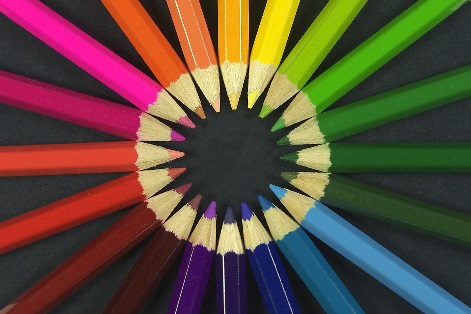
#> input picture Images/color_pencils.jpeg, 471 x 314 px; its folder holds only this picture in this run
$ python -i ImageMasking.py   (imports and definitions only)
#> lines starting #> are read from the running program, lines starting #| are printed output that depends on the picture; after the words box and inside, x2 and y2 are one past the last pixel; in counts of white or black regions, pixels touching at a corner belong together
from Globals import *


def imgMasking():
    # low=np.array([5,0,0])
    # high=np.array([15,255,255])

    for root, dirs,files in os.walk(images_folder):
        for i,file in enumerate(files):
            # while(low[2]!=255):
                # low[1:]=low[1:]+1
                # high[1:]=high[1:]-1

                path= os.path.join(root,file)
                img=cv.imread(path)
#> img is the input picture: shape (314, 471, 3); mean B, G, R 58.7, 74.9, 92.6
                # cv.imshow('orginal',img)

                hsv = cv.cvtColor(img,cv.COLOR_BGR2HSV)
#> hsv: shape (314, 471, 3); mean H, S, V 69.4, 125.8, 110.1

                mask=cv.inRange(hsv,low,high)
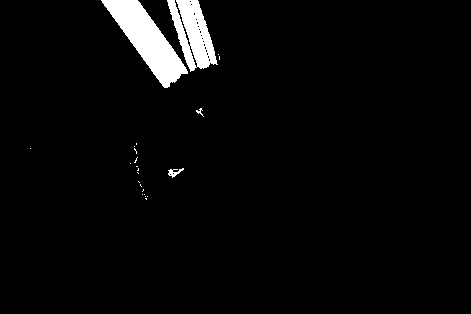
#> mask: shape (314, 471); 3.5% white; 23 white regions (19 under 20 px), largest, box (x1, y1, x2, y2) and area: (101, 0, 188, 88) 2978, (167, 0, 218, 72) 2007, (168, 168, 184, 178) 70, (196, 108, 204, 117) 25
                imask = mask>0
                orange = np.zeros_like(img, np.uint8)
                orange[imask] = img[imask]
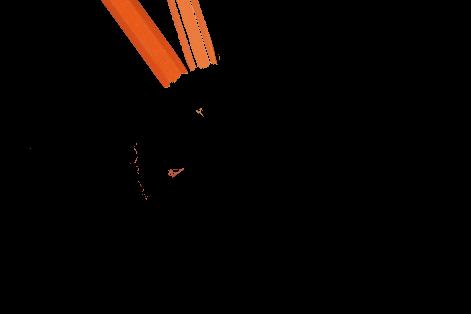
#> orange: shape (314, 471, 3); mean B, G, R 1.4, 3.4, 7.7

                #combining two images in one
                vertical_concat = np.concatenate((img, orange), axis=0)
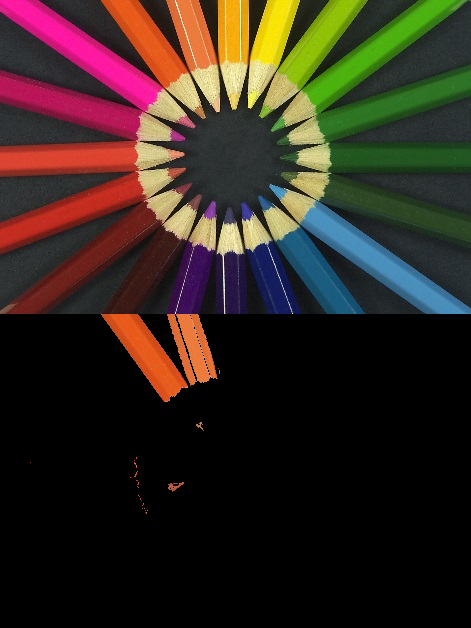
#> vertical_concat: shape (628, 471, 3); mean B, G, R 30.1, 39.1, 50.1

                #resizing the rainbow image for easier comparison
                if(i==1):
                    scale_percent = 60
                    width = int(vertical_concat.shape[1] * scale_percent / 100)
                    height = int(vertical_concat.shape[0] * scale_percent / 100)
                    dim = (width, height)

                    resized = cv.resize(vertical_concat, dim, interpolation = cv.INTER_AREA)
                    cv.imshow("Vertical plot resized Rainbow", resized)
                    cv.waitKey()
                    cv.destroyAllWindows()
                    cv.waitKey(1)
                else:
                     # cv.imshow("Vertical plot coloring pencils", vertical_concat)

                    cv.imshow("low: {}, high: {}".format(low,high), vertical_concat)
                    cv.waitKey()
                    cv.destroyAllWindows()
                    cv.waitKey(1)

>>> result = imgMasking()
